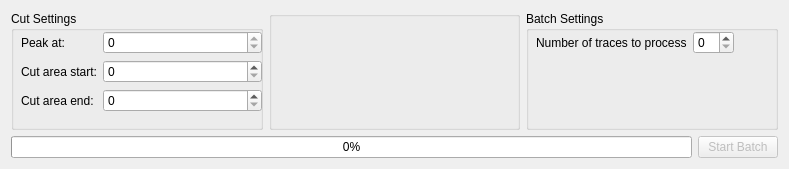
<?xml version="1.0" encoding="UTF-8"?>
<ui version="4.0">
 <class>ProcessSettingsFrame</class>
 <widget class="QFrame" name="ProcessSettingsFrame">
  <property name="geometry">
   <rect>
    <x>0</x>
    <y>0</y>
    <width>789</width>
    <height>169</height>
   </rect>
  </property>
  <property name="sizePolicy">
   <sizepolicy hsizetype="Expanding" vsizetype="Preferred">
    <horstretch>0</horstretch>
    <verstretch>0</verstretch>
   </sizepolicy>
  </property>
  <property name="minimumSize">
   <size>
    <width>0</width>
    <height>158</height>
   </size>
  </property>
  <property name="windowTitle">
   <string>Frame</string>
  </property>
  <property name="autoFillBackground">
   <bool>false</bool>
  </property>
  <layout class="QGridLayout" name="gridLayout_2">
   <property name="sizeConstraint">
    <enum>QLayout::SetDefaultConstraint</enum>
   </property>
   <item row="0" column="0">
    <layout class="QVBoxLayout" name="verticalLayout">
     <property name="sizeConstraint">
      <enum>QLayout::SetDefaultConstraint</enum>
     </property>
     <item>
      <layout class="QHBoxLayout" name="horizontalLayout">
       <property name="sizeConstraint">
        <enum>QLayout::SetDefaultConstraint</enum>
       </property>
       <item>
        <widget class="QGroupBox" name="groupBox">
         <property name="sizePolicy">
          <sizepolicy hsizetype="Preferred" vsizetype="Preferred">
           <horstretch>0</horstretch>
           <verstretch>0</verstretch>
          </sizepolicy>
         </property>
         <property name="title">
          <string>Cut Settings</string>
         </property>
         <widget class="QWidget" name="layoutWidget">
          <property name="geometry">
           <rect>
            <x>10</x>
            <y>20</y>
            <width>241</width>
            <height>91</height>
           </rect>
          </property>
          <layout class="QFormLayout" name="formLayout_2">
           <property name="sizeConstraint">
            <enum>QLayout::SetDefaultConstraint</enum>
           </property>
           <property name="labelAlignment">
            <set>Qt::AlignLeading|Qt::AlignLeft|Qt::AlignTop</set>
           </property>
           <property name="leftMargin">
            <number>0</number>
           </property>
           <property name="topMargin">
            <number>0</number>
           </property>
           <item row="0" column="0">
            <widget class="QLabel" name="lbl_peak_at">
             <property name="styleSheet">
              <string notr="true"/>
             </property>
             <property name="text">
              <string>Peak at:</string>
             </property>
            </widget>
           </item>
           <item row="0" column="1">
            <widget class="QSpinBox" name="dsb_peak_at">
             <property name="sizePolicy">
              <sizepolicy hsizetype="Expanding" vsizetype="Fixed">
               <horstretch>0</horstretch>
               <verstretch>0</verstretch>
              </sizepolicy>
             </property>
             <property name="readOnly">
              <bool>true</bool>
             </property>
             <property name="minimum">
              <number>0</number>
             </property>
             <property name="maximum">
              <number>10000000</number>
             </property>
            </widget>
           </item>
           <item row="1" column="0">
            <widget class="QLabel" name="lbl_cut_area_start">
             <property name="text">
              <string>Cut area start:</string>
             </property>
             <property name="margin">
              <number>0</number>
             </property>
            </widget>
           </item>
           <item row="1" column="1">
            <widget class="QSpinBox" name="dsb_cut_area_start">
             <property name="sizePolicy">
              <sizepolicy hsizetype="Expanding" vsizetype="Fixed">
               <horstretch>0</horstretch>
               <verstretch>0</verstretch>
              </sizepolicy>
             </property>
             <property name="maximum">
              <number>10000000</number>
             </property>
            </widget>
           </item>
           <item row="2" column="0">
            <widget class="QLabel" name="lbl_cut_area_end">
             <property name="text">
              <string>Cut area end:</string>
             </property>
             <property name="margin">
              <number>0</number>
             </property>
            </widget>
           </item>
           <item row="2" column="1">
            <widget class="QSpinBox" name="dsb_cut_area_end">
             <property name="sizePolicy">
              <sizepolicy hsizetype="Expanding" vsizetype="Fixed">
               <horstretch>0</horstretch>
               <verstretch>0</verstretch>
              </sizepolicy>
             </property>
             <property name="maximum">
              <number>10000000</number>
             </property>
            </widget>
           </item>
          </layout>
         </widget>
        </widget>
       </item>
       <item>
        <widget class="QGroupBox" name="groupBox_3">
         <property name="sizePolicy">
          <sizepolicy hsizetype="Preferred" vsizetype="Expanding">
           <horstretch>0</horstretch>
           <verstretch>0</verstretch>
          </sizepolicy>
         </property>
         <property name="title">
          <string/>
         </property>
        </widget>
       </item>
       <item>
        <widget class="QGroupBox" name="groupBox_2">
         <property name="sizePolicy">
          <sizepolicy hsizetype="Preferred" vsizetype="Preferred">
           <horstretch>0</horstretch>
           <verstretch>0</verstretch>
          </sizepolicy>
         </property>
         <property name="title">
          <string>Batch Settings</string>
         </property>
         <property name="flat">
          <bool>false</bool>
         </property>
         <widget class="QWidget" name="layoutWidget_2">
          <property name="geometry">
           <rect>
            <x>10</x>
            <y>20</y>
            <width>281</width>
            <height>91</height>
           </rect>
          </property>
          <layout class="QFormLayout" name="formLayout">
           <property name="sizeConstraint">
            <enum>QLayout::SetDefaultConstraint</enum>
           </property>
           <property name="labelAlignment">
            <set>Qt::AlignLeading|Qt::AlignLeft|Qt::AlignTop</set>
           </property>
           <property name="leftMargin">
            <number>0</number>
           </property>
           <property name="topMargin">
            <number>0</number>
           </property>
           <item row="0" column="0">
            <widget class="QLabel" name="lbl_process_traces">
             <property name="text">
              <string>Number of traces to process</string>
             </property>
            </widget>
           </item>
           <item row="0" column="1">
            <widget class="QSpinBox" name="sb_process_traces">
             <property name="sizePolicy">
              <sizepolicy hsizetype="Maximum" vsizetype="Fixed">
               <horstretch>0</horstretch>
               <verstretch>0</verstretch>
              </sizepolicy>
             </property>
            </widget>
           </item>
          </layout>
         </widget>
        </widget>
       </item>
      </layout>
     </item>
     <item>
      <layout class="QGridLayout" name="gridLayout">
       <property name="sizeConstraint">
        <enum>QLayout::SetMinimumSize</enum>
       </property>
       <item row="0" column="0">
        <widget class="QProgressBar" name="progressBar">
         <property name="value">
          <number>0</number>
         </property>
        </widget>
       </item>
       <item row="0" column="1">
        <widget class="QPushButton" name="btn_start_stop_batch">
         <property name="enabled">
          <bool>false</bool>
         </property>
         <property name="text">
          <string>Start Batch</string>
         </property>
        </widget>
       </item>
      </layout>
     </item>
    </layout>
   </item>
  </layout>
 </widget>
 <resources/>
 <connections/>
</ui>
